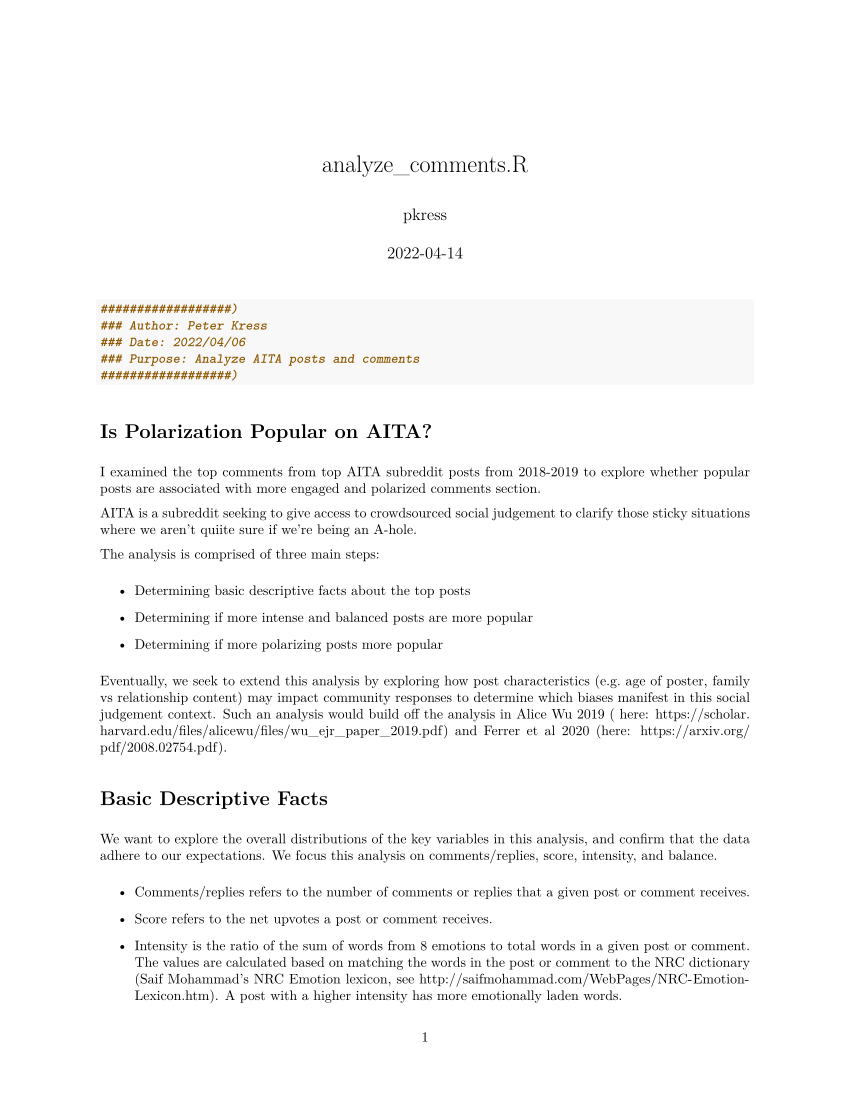

The R source for this figure:
##################)
### Author: Peter Kress
### Date: 2022/04/06
### Purpose: Analyze AITA posts and comments
##################)
#' # Is Polarization Popular on AITA?
#' 
#' I examined the top comments from top AITA subreddit posts from 2018-2019 
#' to explore whether
#' popular posts are associated with more engaged and polarized comments section.
#' 
#' AITA is a subreddit seeking to give access to crowdsourced social judgement
#' to clarify those sticky situations where we aren't quiite sure if
#' we're being an A-hole.
#' 
#' The analysis is comprised of three main steps: 
#' 
#' * Determining basic descriptive facts about the top posts
#' 
#' * Determining if more intense and balanced posts are more popular
#' 
#' * Determining if more polarizing posts more popular
#' 
#' Eventually, we seek to extend this analysis by exploring how post 
#' characteristics
#' (e.g. age of poster, family vs relationship content) may impact community 
#' responses to determine which biases manifest in this social judgement context.
#' Such an analysis would build off the analysis in Alice Wu 2019 (
#' here: https://scholar.harvard.edu/files/alicewu/files/wu_ejr_paper_2019.pdf)
#' and Ferrer et al 2020 (here: https://arxiv.org/pdf/2008.02754.pdf).
#' 

#+include = F
##################)
# Initialize Workspace ----
##################)
#+ include = F
## Paths ----
setwd("~/Documents/Personal Projects/AITA/")

## Packages ----

if(!require("pacman")) install.packages("pacman")
library(pacman)
p_load(data.table, magrittr, stringr, ggplot2
       , lubridate
       , tm, syuzhet)

## Handy Functions ----
`%p%` = paste0

month_diff = function(d1, d2){
  12*(year(d2) - year(d1)) + (month(d2) - month(d1))
}

make_title = function(x){ str_to_title(gsub("_", " ", x))}

clean_labs = function(ggp){
  out = copy(ggp)
  for (lab in names(ggp$labels)) {
    out$labels[[lab]] = make_title(out$labels[[lab]])
  }
  return(out)
}

##################)
# Read in Data ----
##################)
#+ include = F
posts = fread("~/Documents/Personal Projects/AITA/data/intermediate/top_1_300_posts.csv")
comments = fread("~/Documents/Personal Projects/AITA/data/intermediate/top_1_300_posts_top_50_comments.csv")

##################)
# Clean Data ----
##################)
#+ include = F
## Clean Post data ----
post_cln = posts[## Select Columns
  , mget(c("id", "created", "author"
           , "title", "selftext", "link_flair_text"
           , "score", "num_comments"))
  ][## Clean data
  , `:=`(selftext=iconv(selftext, from = "ISO-8859-1", to = "UTF-8")
         , created = as.POSIXct(created, origin = "1970-01-01", tz="UTC")
         , link_flair_text = fifelse(link_flair_text=="Asshole", "A-hole"
                                     , link_flair_text))
  ][## Drop deleted Posts
  !selftext%in%c("[removed]", "[deleted]")
  ]

## Clean Comment data ----
comment_cln = comments[## Select Columns
  , mget(c("parent_id", "id", "created", "author"
           , "body", "controversiality", "is_submitter"
           , "score", "reply_count"))
  ][## Clean data
    , `:=`(body=iconv(body, from = "ISO-8859-1", to = "UTF-8")
           , created = as.POSIXct(created, origin = "1970-01-01", tz="UTC")
           , parent_id = str_sub(parent_id, 4L, -1L))
  ][## Drop deleted comments
  !body%in%c("[removed]", "[deleted]")
  ][## Add NTA/YTA/ESH/NAH flags
  , comment_result := fifelse(
    substr(body_comment, 1, 3)%in%c("NTA", "YTA", "ESH", "NAH")
    , body_comment, "no_result")
  ] %>%
  setnames(c("id", "id_comment", "created_comment", "author_comment"
             , "body_comment", "controversiality_comment", "is_submitter_comment"
             , "score_comment", "reply_count_comment"))


## Add Sentiment ----
## Get sentiment
post_sentiment = str_replace_all(post_cln$selftext, c('\"\"'="'")) %>%
  get_nrc_sentiment()
post_words = str_replace_all(post_cln$selftext, c('\"\"'="'")) %>%
  str_count(" ") %>%
  data.table(words = .) %>%
  .[, words:=words + 1]
post_sentiment_dt = cbind(post_cln[, .(id)]
                          , post_sentiment
                          , post_words) %>%
  setDT()

## Add intensity and balance
post_sentiment_dt[
  , `:=`(intensity = rowSums(.SD)/words
         , balance = positive/(negative + positive))
  , .SDcols = -c("id", "positive", "negative", "words")
]

## Merge to post data
post_cln[## Add all columns from sentiment data not in post data
  post_sentiment_dt
  , setdiff(names(post_sentiment_dt), names(post_cln)):=
    mget("i."%p%setdiff(names(post_sentiment_dt), names(post_cln)))
  , on = intersect(names(post_sentiment_dt), names(post_cln))
]


## Get sentiment
comment_sentiment = str_replace_all(comment_cln$body_comment, c('\"\"'="'")) %>%
  get_nrc_sentiment()
comment_words = str_replace_all(comment_cln$body_comment, c('\"\"'="'")) %>%
  str_count(" ") %>%
  data.table(words = .) %>%
  .[, words:=words + 1]

comment_sentiment_dt = cbind(comment_cln[, .(id = id_comment)]
                             , comment_sentiment
                             , comment_words)%>%
  setDT()

## Add intensity and balance
comment_sentiment_dt[
  , `:=`(intensity = rowSums(.SD)/words
         , balance = positive/(negative + positive))
  , .SDcols = -c("id", "positive", "negative", "words")
  ]%>%
  setnames(names(.), names(.)%p%"_comment")

## Merge to Comment data
comment_cln[## Add all columns from sentiment data not in comment data
  comment_sentiment_dt
  , setdiff(names(comment_sentiment_dt), names(comment_cln)):=
    mget("i."%p%setdiff(names(comment_sentiment_dt), names(comment_cln)))
  , on = intersect(names(comment_sentiment_dt), names(comment_cln))
]

## Merge data ----
top_posts = post_cln[
  comment_cln
  , on = c("id")
]


## Save Data ----
fwrite(post_cln, "data/intermediate/posts_cln.csv")
fwrite(comment_cln, "data/intermediate/comments_cln.csv")
fwrite(top_posts, "data/intermediate/merged_comments_and_posts_cln.csv")

## Load Saved Data ----
post_cln = fread("~/Documents/Personal Projects/AITA/data/intermediate/posts_cln.csv")
comment_cln = fread("~/Documents/Personal Projects/AITA/data/intermediate/comments_cln.csv")
top_posts = fread("~/Documents/Personal Projects/AITA/data/intermediate/merged_comments_and_posts_cln.csv")

##################)
# Basic Descriptive Facts ----
##################)

#' # Basic Descriptive Facts
#' 
#' We want to explore the overall distributions of the key variables in this 
#' analysis, and confirm that the data adhere to our expectations. We focus this
#' analysis on comments/replies, score, intensity, and balance. 
#' 
#' * Comments/replies refers to the number of comments or replies that a given
#' post or comment receives.
#' 
#' * Score refers to the net upvotes a post or comment receives. 
#' 
#' * Intensity is the ratio of the sum of words from 8 emotions to total words 
#' in a given post or comment. The values are calculated based on matching the 
#' words in the post or comment to the NRC dictionary 
#' (Saif Mohammad’s NRC Emotion lexicon, 
#' see http://saifmohammad.com/WebPages/NRC-Emotion-Lexicon.htm). A post with 
#' a higher intensity has more emotionally laden words. 
#' 
#' * Balance is the ratio of the positive valance value to the sum of the 
#' positive and negative valance values. Again, the values are derived from the
#' NRC dictionary. A balanced post will have a balance of
#' 0.5, indicating that there are as many positive words as there are negative
#' words. 
#' 
#' ## Overall
#' 
#' First, we consider the data posts overall by checking if censoring over time 
#' is a big driver of comment counts or 
#' score. The following plots indicate that censoring isn't a driving issue.

#+ include = T, message=F, warning=F, echo = F, fig.height = 6, fig.width = 9
post_cln %>% 
  ggplot()+
  geom_boxplot(aes(lubridate::round_date(created, "month"), num_comments
                   , group = lubridate::round_date(created, "month")))+
  labs(x = "Month", y = "Comments Per Post"
       , title = "Distribution of Comments per Post over time")+
  theme_bw()
post_cln %>% 
  ggplot()+
  geom_boxplot(aes(lubridate::round_date(created, "month"), score
                   , group = lubridate::round_date(created, "month")))+
  labs(x = "Month", y = "Score"
       , title = "Distribution of Score over time")+
  theme_bw()

#' ## Distributions of key variables in Posts
#' 
#' We consider the distributions of post comments, score, intensity and balance
#' to identify outliers or observations that should be dropped. 
#' 
#' We don't see anything unusual among the non-deleted posts. 

#+ include = T, message=F, warning=F, echo = F, fig.height = 6, fig.width = 9
post_cln %>% 
  ggplot()+
  geom_histogram(aes(x = num_comments))+
  labs(x = "Comments per Post", y = "Posts"
       , title = "Distribution of Comments per Post")+
  theme_bw()

post_cln %>% 
  ggplot()+
  geom_histogram(aes(x = score))+
  labs(x = "Score", y = "Posts"
       , title = "Distribution of Post Scores")+
  theme_bw()


#' Having checked the marginal distributions of comments and score, we also
#' want to consider the joint distribution. 
#' 
#' For both level-level and log-log, comments and score are correlated which is
#'  as we might expect. A 1 point increase in score is associated with a 0.05 
#' increase in comments, and a 1 percent increase in score is associated with 
#' a 0.47 percent increase in comments. 
#' 

#+ include = F
lev_lev_plot = post_cln %>% 
  ggplot()+
  geom_point(aes(x = score,y=num_comments))+
  geom_smooth(aes(x = score,y=num_comments), method = "lm")+
  theme_bw()+
  labs(x = "Post Score", y = "Comments"
       , title = "Comparison of Post Comments and Score")

lev_lev = post_cln[
  , fixest::feols(num_comments~score, data = .SD)
]

log_log_plot = post_cln%>% 
  ggplot()+
  geom_point(aes(x = score,y=num_comments))+
  geom_smooth(aes(x = score,y=num_comments), method = "lm")+
  theme_bw()+
  labs(x = "Post Score", y = "Comments"
       , title = "Comparison of Post Comments and Score (Log-Log)")+
  scale_x_log10()+
  scale_y_log10()

log_log = post_cln[
  , fixest::feols(log(num_comments)~log(score), data = .SD)
]
#+ include = T, message=F, warning=F, echo = F, fig.height = 6, fig.width = 9
ggpubr::ggarrange(lev_lev_plot, log_log_plot, ncol = 2, nrow = 1)
fixest::etable(list(lev_lev = lev_lev, log_log = log_log))


#' Lastly, we want to check the distributions of intensity and balance. 
#' 
#' We observe that intensity is somewhat right skewed, so most posts
#' tend to be less intense than the most extreme posts. 
#' 
#' We observe that balance is fairly evenly distributed, but is centered
#' above 0.5. This indicates that balance varies by post, but tends to be a bit
#' more positive than negative.


#+ include = T, message=F, warning=F, echo = F, fig.height = 6, fig.width = 9
post_cln %>% 
  ggplot()+
  geom_histogram(aes(x = intensity))+
  labs(x = "Intensity", y = "Posts"
       , title = "Distribution of Post Intensity")+
  theme_bw()

post_cln%>% 
  ggplot()+
  geom_histogram(aes(x = balance))+
  labs(x = "Balance", y = "Posts"
       , title = "Distribution of Post Balance")+
  theme_bw()


#' ## Distributions of key variables in Comments
#' 
#' We consider the distribution of comment replies, score, intensity and balance
#' to identify outliers or observations that should be dropped. 
#' 
#' We notice that an enormous share of comments have 1 upvote. Since this may
#' be a self-voted value and is therefore unrelated to a replies impact on
#' other people, we don't consider single upvote comments when investigating 
#' comment scores. 

#+ include = T, message=F, warning=F, echo = F, fig.height = 6, fig.width = 9
comment_cln %>% 
  ggplot()+
  geom_histogram(aes(x = reply_count_comment))+
  labs(x = "Replies per Comment", y = "Comments"
       , title = "Distribution of Replies per Comment")+
  theme_bw()+
  scale_x_log10()

comment_cln %>% 
  ggplot()+
  geom_histogram(aes(x = score_comment))+
  labs(x = "Score", y = "Comments"
       , title = "Distribution of Score per Comment")+
  theme_bw()+
  scale_x_log10()


#' Having checked the marginal distributions of replies and score, we also
#' want to consider the joint distribution. 
#' 
#' For both level-level and log-log, replies and score are correlated which is
#'  as we might expect. A 1 point increase in score is associated with a 0.003 
#' increase in replies, and a 1 percent increase in score is associated with 
#' a 0.32 percent increase in comments. 
#' 
#' Including post fixed effects, we observe similar correlations: 
#' 0.003 and 0.34 respectively. 
#' 


#+ include = F

lev_lev_plot = comment_cln[score_comment>1] %>% 
  ggplot()+
  geom_point(aes(x = score_comment, y = reply_count_comment))+
  geom_smooth(aes(x = score_comment, y = reply_count_comment), method = "lm")+
  theme_bw()+
  labs(x = "Comment Score", y = "Replies"
       , title = "Comparison of Comment Replies and Score")

log_log_plot = comment_cln[score_comment>1] %>% 
  ggplot()+
  geom_point(aes(x = score_comment, y = reply_count_comment))+
  geom_smooth(aes(x = score_comment, y = reply_count_comment), method = "lm")+
  theme_bw()+
  labs(x = "Comment Score", y = "Replies"
       , title = "Comparison of Comment Replies and Score")+
  scale_x_log10()+
  scale_y_log10()

lev_lev = comment_cln[score_comment>1] %>% 
  fixest::feols(reply_count_comment~score_comment)
lev_lev_post_fe = comment_cln[score_comment>1] %>% 
  fixest::feols(reply_count_comment~score_comment|id)
log_log = comment_cln[score_comment>1] %>% 
  fixest::feols(log(reply_count_comment)~log(score_comment))
log_log_post_fe = comment_cln[score_comment>1] %>% 
  fixest::feols(log(reply_count_comment)~log(score_comment)|id)

#+ include = T, message=F, warning=F, echo = F, fig.height = 6, fig.width = 9
ggpubr::ggarrange(lev_lev_plot, log_log_plot, ncol = 2, nrow = 1)
fixest::etable(lev_lev, log_log, lev_lev_post_fe, log_log_post_fe)


#' Lastly, we want to check the distributions of intensity and balance. 
#' 
#' We observe that intensity ranges greatly and is severely right skewed.
#' Most comments tend to be very unintense, but some are very intense. Note that
#' values above 1 come from comments with words that appear in multiple 
#' emotions. 
#' 
#' We observe that balance is fairly evenly distributed, but is concentrated 
#' at 0, 0.5, and 1, as well as 1/3, 2/3, 1/4, 3/4, and other fractions. This
#' is because most comments are much shorter than posts, and so often have few 
#' if any valance (positive or negative) words. 

#+ include = T, message=F, warning=F, echo = F, fig.height = 6, fig.width = 9
comment_cln%>% 
  ggplot()+
  geom_histogram(aes(x = intensity_comment))+
  labs(x = "Intensity", y = "Comments"
       , title = "Distribution of Comment Intensity")+
  theme_bw()

comment_cln%>% 
  ggplot()+
  geom_histogram(aes(x = balance_comment))+
  labs(x = "Balance", y = "Comments"
       , title = "Distribution of Comment Balance")+
  theme_bw()


##################)
# Post Intensity, Balance and Popularity ----
##################)
#' # Post Intensity, Balance and Popularity
#' 
#' We now turn to the relationship between post intensity and popularity. We
#' expect that more intense posts are likely to be more popular since 
#' many forum posters don't engage unless moved emotionally. Post intensity 
#' measures the emotional impact of a post, so we expect more
#' intense posts to correspond to more engaging posts. 
#' 
#' We also consider whether 
#' balanced or unbalanced posts are more popular. On the one hand, balanced
#' posts are likely to be more moderate in tone and thereby less engaging. 
#' On the other hand, unbalanced posts may be alienating or unambiguous, 
#' rendering them uninteresting.

## Intensity and Popularity ----
#' ## Intensity and Popularity
#' 
#' We measure intensity, as described above, based on the share of words in a 
#' post that correspond to emotional responses in the NRC emotion lexicon. 
#' 
#' We run a regression of post score on intensity, and find some 
#' correlation but no obvious trend. Similarly, post comments appear mostly 
#' unrelated to post intensity. As a result, the role of intensity and 
#' score remains inconclusive. 
#' 
#' One interesting takeaway is that 
#' the least intense posts (intensity<=0.06) are all low score/comments, while 
#' the some of the highest intensity posts have high scores and many commments
#' (intensity>=0.15). Additionally, almost all the very high score/comment posts
#' are in the middle intenstiy range. 
#' 
#' Perhaps there is some negative engagement response associated with overly 
#' bland or intense posts, though with the current lack of correlation it's hard 
#' to say.
#' 
#' Further analysis with a larger sample size and evaluation of specific 
#' emotions may give more insight into the relationship of emotional intensity
#' and post popularity. 


#+ include = F

lev_lev_plot = post_cln %>% 
  ggplot()+
  geom_point(aes(x = intensity, y = score))+
  geom_smooth(aes(x = intensity, y = score), method = "lm")+
  theme_bw()+
  labs(x = "Post Intensity", y = "Score"
       , title = "Comparison of Intensity and Score")

log_lev_plot =  post_cln %>% 
  ggplot()+
  geom_point(aes(x = intensity, y = score))+
  geom_smooth(aes(x = intensity, y = score), method = "lm")+
  theme_bw()+
  labs(x = "Post Intensity", y = "Score"
       , title = "Comparison of Intensity and Score")+
  scale_y_log10()

lev_lev = post_cln %>% 
  fixest::feols(score~intensity)
log_lev = post_cln %>% 
  fixest::feols(log(score)~intensity)

#+ include = T, message=F, warning=F, echo = F, fig.height = 6, fig.width = 9
ggpubr::ggarrange(lev_lev_plot, log_lev_plot, ncol = 2, nrow = 1)
fixest::etable(lev_lev, log_lev)

#+ include = F

lev_lev_plot = post_cln %>% 
  ggplot()+
  geom_point(aes(x = intensity, y = num_comments))+
  geom_smooth(aes(x = intensity, y = num_comments), method = "lm")+
  theme_bw()+
  labs(x = "Post Intensity", y = "Comments"
       , title = "Comparison of Intensity and Comments")

log_lev_plot =  post_cln %>% 
  ggplot()+
  geom_point(aes(x = intensity, y = num_comments))+
  geom_smooth(aes(x = intensity, y = num_comments), method = "lm")+
  theme_bw()+
  labs(x = "Post Intensity", y = "Comments"
       , title = "Comparison of Intensity and Comments")+
  scale_y_log10()

lev_lev = post_cln %>% 
  fixest::feols(num_comments~intensity)
log_lev = post_cln %>% 
  fixest::feols(log(num_comments)~intensity)

#+ include = T, message=F, warning=F, echo = F, fig.height = 6, fig.width = 9
ggpubr::ggarrange(lev_lev_plot, log_lev_plot, ncol = 2, nrow = 1)
fixest::etable(lev_lev, log_lev)

## Balance and Popularity ----
#' ## Balance and Popularity
#' 
#' We measure balance, as described above, based on the share of words in a 
#' post that correspond to a valance response in the NRC emotion lexicon. 
#' 
#' We run a regression of post score on balance, and find some 
#' correlation but no obvious trend. Similarly, post comments appear mostly 
#' unrelated to post balance. As a result, the role of balance and 
#' score remains inconclusive. 
#' 
#' One interesting takeaway is that almost all the most positive posts have low 
#' scores, while very negative posts have more positive scores. Additionally, 
#' nearly all the highest scored/most commented as well as the least commented
#' posts are in the middle range of balance. 
#' 
#' 
#' Perhaps there is some negative engagement response associated with overly 
#' positive or negative posts, though with the current lack of correlation it's 
#' hard to say.
#' 
#' Further analysis with a larger sample size may give more insight into the 
#' relationship of emotional balance and post popularity. 


#+ include = F

lev_lev_plot = post_cln %>% 
  ggplot()+
  geom_point(aes(x = balance, y = score))+
  geom_smooth(aes(x = balance, y = score), method = "lm")+
  theme_bw()+
  labs(x = "Post Balance", y = "Score"
       , title = "Comparison of Balance and Score")

log_lev_plot =  post_cln %>% 
  ggplot()+
  geom_point(aes(x = balance, y = score))+
  geom_smooth(aes(x = balance, y = score), method = "lm")+
  theme_bw()+
  labs(x = "Post Balance", y = "Score"
       , title = "Comparison of Balance and Score")+
  scale_y_log10()

lev_lev = post_cln %>% 
  fixest::feols(score~balance)
log_lev = post_cln %>% 
  fixest::feols(log(score)~balance)

#+ include = T, message=F, warning=F, echo = F, fig.height = 6, fig.width = 9
ggpubr::ggarrange(lev_lev_plot, log_lev_plot, ncol = 2, nrow = 1)
fixest::etable(lev_lev, log_lev)

#+ include = F

lev_lev_plot = post_cln %>% 
  ggplot()+
  geom_point(aes(x = balance, y = num_comments))+
  geom_smooth(aes(x = balance, y = num_comments), method = "lm")+
  theme_bw()+
  labs(x = "Post Balance", y = "Comments"
       , title = "Comparison of Balance and Comments")

log_lev_plot =  post_cln %>% 
  ggplot()+
  geom_point(aes(x = balance, y = num_comments))+
  geom_smooth(aes(x = balance, y = num_comments), method = "lm")+
  theme_bw()+
  labs(x = "Post Balance", y = "Comments"
       , title = "Comparison of Balance and Comments")+
  scale_y_log10()

lev_lev = post_cln %>% 
  fixest::feols(num_comments~balance)
log_lev = post_cln %>% 
  fixest::feols(log(num_comments)~balance)

#+ include = T, message=F, warning=F, echo = F, fig.height = 6, fig.width = 9
ggpubr::ggarrange(lev_lev_plot, log_lev_plot, ncol = 2, nrow = 1)
fixest::etable(lev_lev, log_lev)

#+ include = F
##################)
# Polarization and Popularity ----
##################)
#' # Polarization and Popularity
#' 
#' We now turn to the relationship between polarization and popularity. We
#' expect that more polarizing posts are likely to be more popular since 
#' many forum posters don't engage unless moved emotionally. Comment 
#' polarization measures the emotional impact of a post, so we expect more
#' polarization to correspond to more engaging posts. 
#' 
#' While polarization may be a good measure of emotional engagement, other 
#' explanations may exist. For example, non-polarized posts from particularly 
#' humorous or outlandish posts may also excel on the platform. This analysis 
#' seeks to determine whether polarization is indeed associated with popularity 
#' on AITA, which gives some indication into whether the most engaging posts are 
#' divisive. 
#' 
#' We measure polarization in two ways: emotional polarization of comments and
#' voting breakdowns of comments. 
#'  

## Emotional Polarization ----
#' ## Emotional Polarization and Popularity
#' 
#' We construct an index of polarization for each post based on intensity and 
#' balance of its comments. A post is highly polarized if there are many intense 
#' comments that disagree in terms of balance.
#' 
#+ include = F

post_polar = top_posts[
  
  ]

post_cln[between(score, 15000, 70000)] %>% 
  ggplot()+
  geom_point(aes(x = intensity,y=score))+
  geom_smooth(aes(x = intensity,y=score), method = "lm")+
  theme_bw()+
  labs(x = "Intensity", y = "Post Score"
       , title = "Comparison of Post Score and Intensity")+
  scale_y_log10()

post_cln[between(score, 15000, 70000)] %>% 
  ggplot()+
  geom_point(aes(x = balance,y=score))+
  geom_smooth(aes(x = balance,y=score), method = "lm")+
  theme_bw()+
  labs(x = "Balance", y = "Post Score"
       , title = "Comparison of Post Score and Balance")

post_cln[between(score, 15000, 70000)] %>% 
  ggplot()+
  geom_point(aes(x = abs(balance-0.5),y=score))+
  geom_smooth(aes(x =  abs(balance-0.5),y=score), method = "lm")+
  theme_bw()+
  labs(x = "Balance", y = "Post Score"
       , title = "Comparison of Post Score and Imbalance Magnitude")+
  scale_y_log10()

## Comments ----



##################)
# Compare polarization to popularity ----
##################)

post_cln[
  nchar(link_flair_text)>0
] %>% 
  ggplot()+
  geom_histogram(aes(x = intensity))+
  facet_wrap(~link_flair_text, scales = "free_y")+
  theme_bw()+
  labs(x = "Post Intensity", y = "Posts"
       , title = "Post Intensity Distributions by Post Type")
post_cln[
  nchar(link_flair_text)>0
] %>% 
  ggplot()+
  geom_histogram(aes(x = balance))+
  facet_wrap(~link_flair_text, scales = "free_y")+
  theme_bw()+
  labs(x = "Post Balance", y = "Posts"
       , title = "Post Balance Distributions by Post Type")
